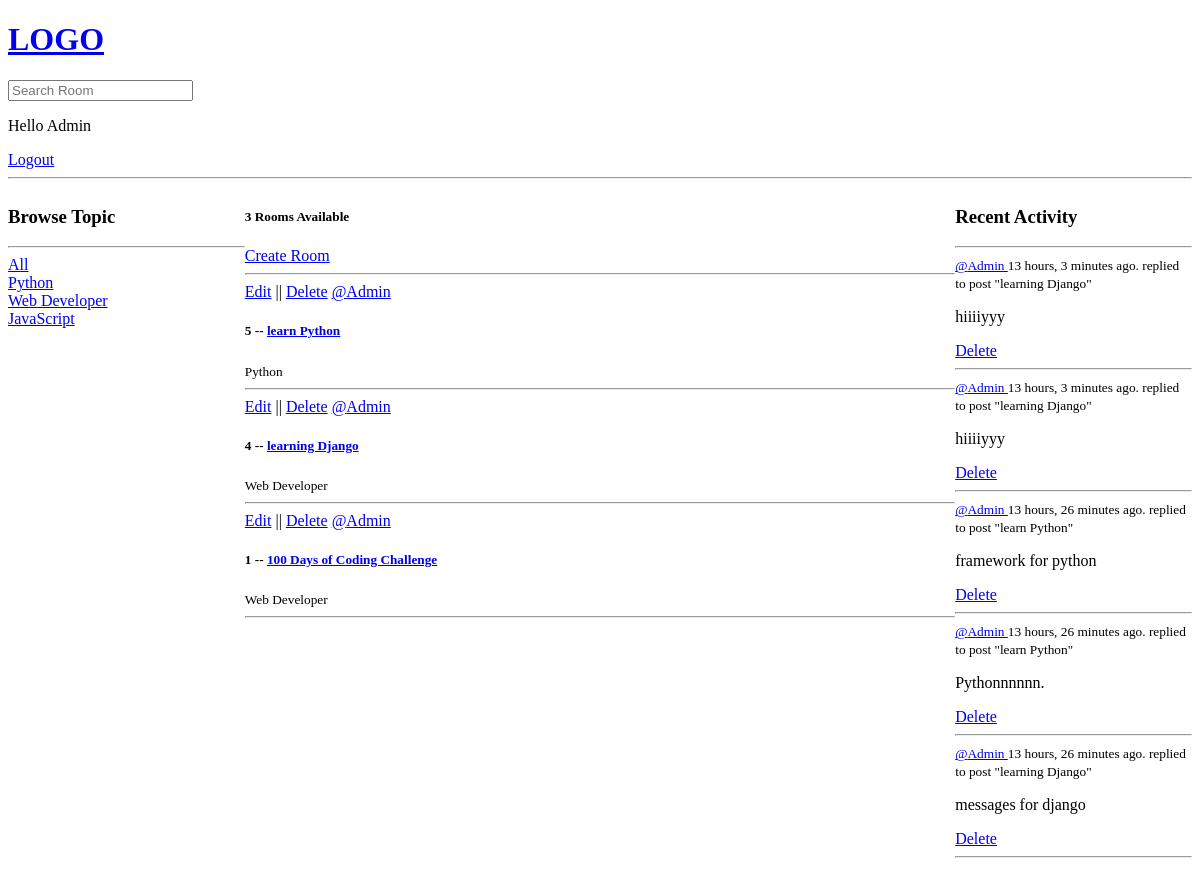
Before: /base/ (signed in) with the older database file.
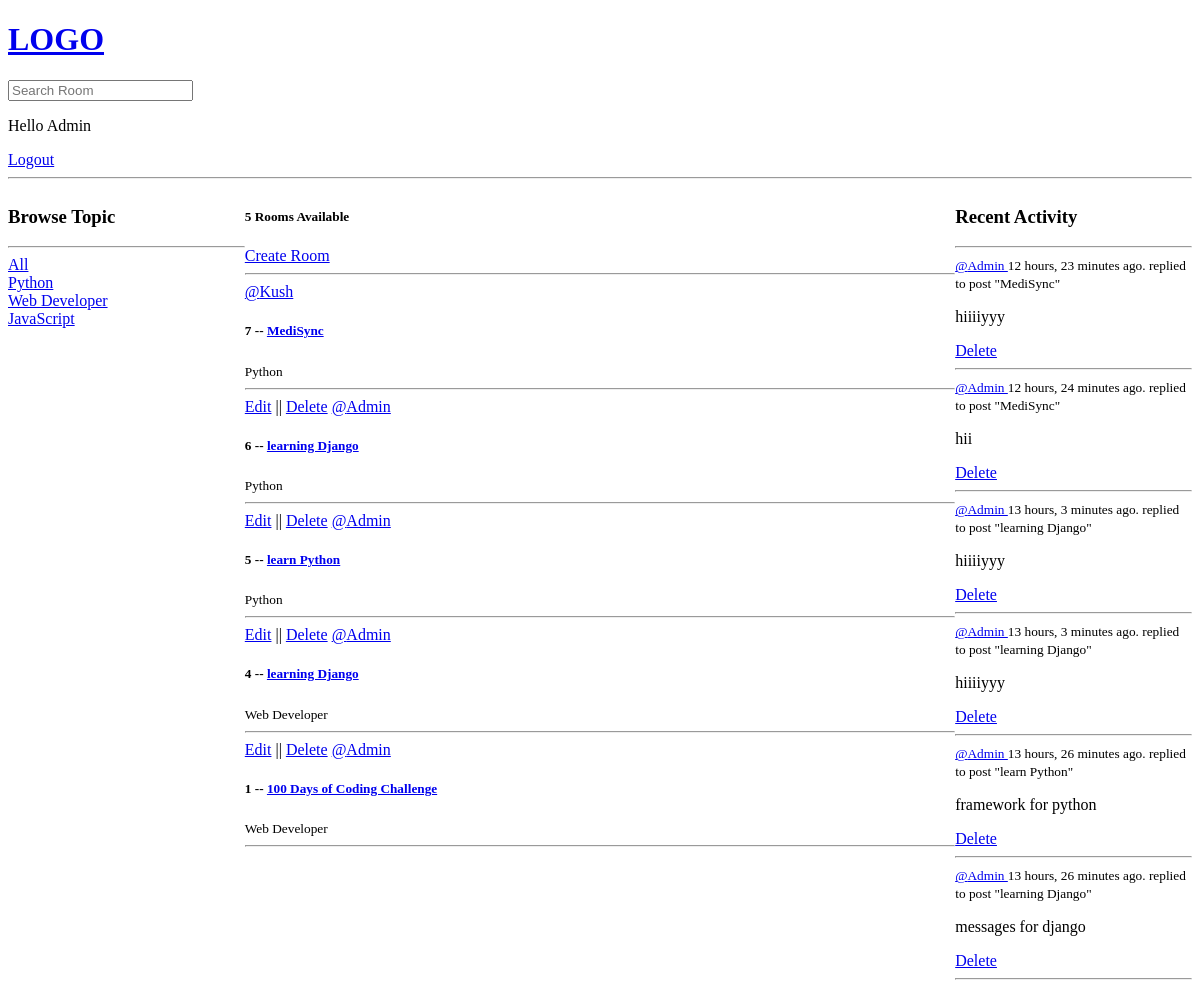
After: the same page with the newer database file.
### base/models.py (models this page shows, shortened)
class Topic(models.Model):
    name = models.CharField(max_length=200)

class Room (models.Model):
    host = models.ForeignKey(User, on_delete=models.SET_NULL, null=True)
    topic = models.ForeignKey(Topic, on_delete=models.SET_NULL, null=True, related_name='topic')
    name = models.CharField(max_length=200)
    participants = models.ManyToManyField(User,related_name='participants',blank=True)
    description = models.TextField(null=True , blank=True)
    updated_on = models.DateTimeField(auto_now=True)
    created_on = models.DateTimeField(auto_now_add=True)
    class Meta:
        ordering = ['-created_on','-updated_on']
    def __str__(self):
        return self.name

class Message(models.Model):
    user = models.ForeignKey(User,on_delete=models.CASCADE)
    room = models.ForeignKey(Room, on_delete=models.CASCADE)
    body = models.TextField()
    updated_on = models.DateTimeField(auto_now=True)
    created_on = models.DateTimeField(auto_now_add=True)
    class Meta:
        ordering = ['-created_on','-updated_on']
    def __str__(self):
        return self.body[0:30]

### base/views.py (the view)
# urls.py: path('',views.home,name='home'),
@login_required(login_url='login')
def home(request):
   try:
      q = request.GET.get('q')  if request.GET.get('q') != None else ""
      rooms = Room.objects.filter(Q(topic__name__icontains = q)|
                                  Q(name__icontains = q) |
                                  Q(description__icontains = q)
                                  )
      room_count = rooms.count()
      topics = Topic.objects.annotate(room_count=Count('topic',filter=Q(topic__in=rooms)))
      room_msgs = Message.objects.filter(Q(room__topic__name__icontains =q))
      context = {'rooms':rooms,'topics':topics,'room_count':room_count,'room_msgs':room_msgs}
   except Exception as e :
      print('Error',e)
      return HttpResponse(f'something Wrong {e}')
   return render(request,'base/home.html',context)

### base/templates/base/home.html (shortened to what this page needs)
{% extends 'main.html' %}
{% block content %}
<div class="home-container">
    <div>
      {% include 'base/topic_components.html' %}
    </div>
    <div>
        <h5>{{room_count}} Rooms Available</h5>
        <a href="{% url 'create-room' %}">Create Room</a> <br />
        <hr>
        {% include 'base/feed_components.html' %}
    </div>
    <div>
        {% include 'base/activity_components.html' %}
    </div>
</div>
{% endblock %}

### base/templates/base/topic_components.html
 <h3> Browse Topic</h3>
    <hr>
    <a href="{% url 'home' %}">All</a>
    {% for topic in topics %}
        <div>
          <a href="{% url 'home' %}?q={{topic.name}}">{{ topic.name }} </a>
        </div>
    {% endfor %}

### base/templates/base/feed_components.html
<div>
    {% for room in rooms %}
        <div>
        {% if request.user == room.host %}
            <a href="{% url 'update-room' room.id %}">Edit</a> ||
            <a href="{% url 'delete-room' room.id %}"> Delete</a>
        {% endif %}
            <a href="{% url 'user-profile' room.host.id %}">@{{room.host.username}} </a>
            <h5>{{room.id}} -- <a href="{% url 'index' room.id %}">{{room.name}} </a></h5>
            <small>{{room.topic.name}}</small>
            <hr>
        </div>
    {% endfor %}
</div>

### base/templates/base/activity_components.html
<h3>Recent Activity</h3>
    <hr>
    {% for msg in room_msgs  %}
      <div>
        <small>
          <a href="{% url 'user-profile' msg.user.id%}">
            @{{msg.user}}
          </a>  {{msg.created_on | timesince}} ago.
        </small>
        <small>replied to post "{{msg.room}}" </small>
        <p>{{msg}}</p>
        {% if request.user == msg.user %}
            <a href="{% url 'delete-msg' msg.id%}">Delete</a>
        {% endif %}
        <hr>
      </div>
    {% endfor %}

Changed rows visible on the page:
removed Message: user "Admin", created_on "13 hours, 26 minutes", room "learn Python", body "Pythonnnnnn.", shows "Delete"
added Room: host.username "Kush", id "7", name "MediSync", topic.name "Python"
added Room: shows "Edit", host.username "Admin", id "6", name "learning Django", topic.name "Python"
added Message: user "Admin", created_on "12 hours, 23 minutes", room "MediSync", body "hiiiiyyy", shows "Delete"
added Message: user "Admin", created_on "12 hours, 24 minutes", room "MediSync", body "hii", shows "Delete"
Other visible differences:
{{ room_count }}: "3" → "5"
